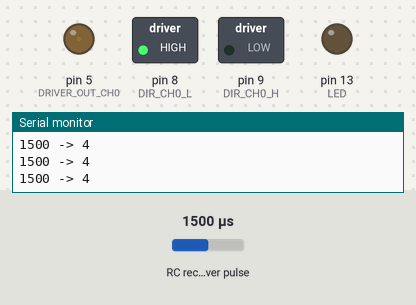
Bench run of a sketch on a simulated Arduino Uno, built with avr-gcc and run on an emulated ATmega328P. Parts: switched loads named in the sketch (green lamp = pin HIGH), output pins drawn as LEDs (lit = HIGH), the last lines printed to the serial monitor. Wiring (inferred from the names in the program): RC receiver channel: data pin 2. The test bench sets the inputs (shaded band); at power-on: RC receiver pulse 1500 µs.

Above: at 1.2 s.
1.3 s: RC receiver pulse (sensor on pin 2) set to 1020 µs
At 1.7 s:
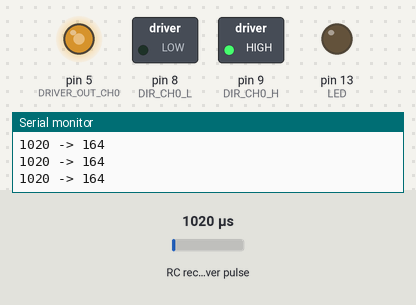
2.9 s: RC receiver pulse (sensor on pin 2) set to 1250 µs
At 4.1 s:
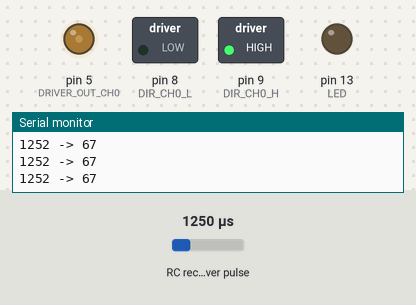
4.5 s: RC receiver pulse (sensor on pin 2) set to 1750 µs
At 5.2 s:
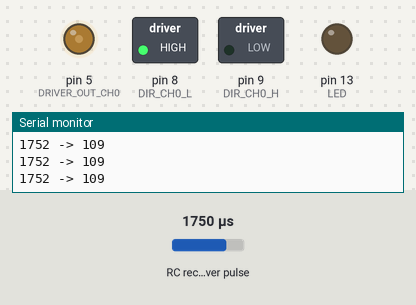
6.0 s: RC receiver pulse (sensor on pin 2) set to 1980 µs
At 6.9 s:
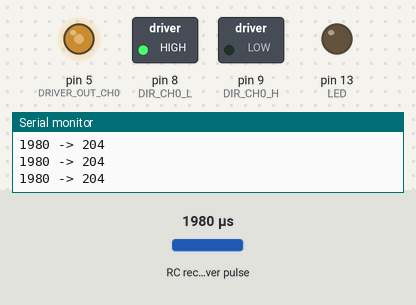
Timing chart, 0 to 8.6 s (numbered marks = the images above; inputs shaded):
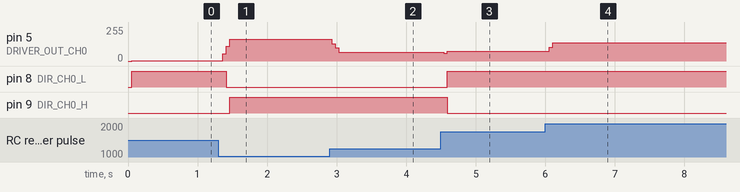

Measured:
- after the input at 1.3 s, pin 5 (DRIVER_OUT_CH0): 2/255 → 164/255 after 0.06 s; pin 8 (DIR_CH0_L): HIGH → LOW after 0.11 s; pin 9 (DIR_CH0_H): LOW → HIGH after 0.16 s
- after the input at 2.9 s, pin 5 (DRIVER_OUT_CH0): 164/255 → 67/255 at once
- after the input at 4.5 s, pin 5 (DRIVER_OUT_CH0): 67/255 → 72/255 at once; pin 8 (DIR_CH0_L): LOW → HIGH after 0.09 s; pin 9 (DIR_CH0_H): HIGH → LOW after 0.09 s
- after the input at 6.0 s, pin 5 (DRIVER_OUT_CH0): 72/255 → 136/255 after 0.06 s

The sketch:

ReceiverReader_SingleMotor_withFilter.ino
```cpp
//======== Includes ========


//======== Configs ========
#define CH0_THRESHOLD 40
#define CH0_In_Duty_MAX 2100
#define CH0_In_Duty_MIN 800


//======== CONSTs ========
#define LED 13
#define RECEIVER_IN_CH0 2
#define DRIVER_OUT_CH0 5
#define DIR_CH0_L 8
#define DIR_CH0_H 9
#define CH0_In_Duty_MID (CH0_In_Duty_MAX + CH0_In_Duty_MIN) / 2
#define CW 1
#define STOP 0
#define CCW -1

void GPIO_Init()
{
  pinMode(RECEIVER_IN_CH0, INPUT);
  pinMode(DRIVER_OUT_CH0, OUTPUT);
  pinMode(DIR_CH0_L, OUTPUT);
  pinMode(DIR_CH0_H, OUTPUT);
  pinMode(LED, OUTPUT);
  digitalWrite(LED, LOW);
}

volatile unsigned long CurrentMicros[1] = {
  0
};
volatile unsigned int In_Duty[1] = {
  0
};
unsigned char Out_Duty[1] = {
  0
};


unsigned int duty_vote[3] = {0,0,0};
char direction_vote[5] = {STOP,STOP,STOP,STOP,STOP};

unsigned int Lowpass(int DataIn)
{
	static char i = 0;
	char count;
	int sum = 0;
	duty_vote[i++] = DataIn;
	if(i>=3)
		i=0;
	for(count =0;count < 3;count++)
		sum+=duty_vote[count];
	return (int)(sum/3);
}


void SetDirection(char channel, char pre_mode)
{
	static char i = 0;
	char result;
	direction_vote[i++]=pre_mode;
	if(i == 5)
		i = 0;

	for(int j = 0;j<=4;j++)
		result+=direction_vote[j];

	if (result>0)
    {
      digitalWrite(DIR_CH0_L, HIGH);
      digitalWrite(DIR_CH0_H, LOW);
    }
    else if (result==0)
    {
      digitalWrite(DIR_CH0_L, LOW);
      digitalWrite(DIR_CH0_H, LOW);
    }
    else if (result<0)
    {
     digitalWrite(DIR_CH0_L, LOW);
     digitalWrite(DIR_CH0_H, HIGH);
    }
}

void SetDriverPWM(char channel, unsigned char duty)
{
  switch (channel)
  {
    case 0:
      {
        analogWrite(DRIVER_OUT_CH0, duty);
        break;
      }
  }
}

void MotorOutput()
{
  if (In_Duty[0] > CH0_In_Duty_MAX || In_Duty[0] < CH0_In_Duty_MIN)
	 return;

  if (In_Duty[0] >= CH0_In_Duty_MID - CH0_THRESHOLD && In_Duty <= CH0_In_Duty_MID + CH0_THRESHOLD)
  {
    Out_Duty[0] = 0;
    SetDirection(0, STOP);
    SetDriverPWM(0, Lowpass(Out_Duty[0]));
  }
  if (In_Duty[0] > CH0_In_Duty_MID + CH0_THRESHOLD)
  {
    Out_Duty[0] = map(In_Duty[0], CH0_In_Duty_MID + CH0_THRESHOLD, CH0_In_Duty_MAX, 0, 255);
    SetDirection(0, CW);
    SetDriverPWM(0, Lowpass(Out_Duty[0]));
  }
  if (In_Duty[0] < CH0_In_Duty_MID - CH0_THRESHOLD)
  {
    Out_Duty[0] = 255 - map(In_Duty[0], CH0_In_Duty_MIN, CH0_In_Duty_MID - CH0_THRESHOLD, 0, 255);
    SetDirection(0, CCW);
    SetDriverPWM(0, Lowpass(Out_Duty[0]));
  }
}

void setup()
{
  GPIO_Init();
  Serial.begin(9600);
  attachInterrupt(0, GetDutyOnCh0, CHANGE);
}

void loop()
{
  MotorOutput();

    Serial.print(In_Duty[0]);
    Serial.print(" -> ");
    Serial.print(Out_Duty[0]);
    Serial.println();

  delay(50);
}

void GetDutyOnCh0()
{
  if (digitalRead(RECEIVER_IN_CH0))
    CurrentMicros[0] = micros();
  else
    In_Duty[0] = micros() - CurrentMicros[0];
}
```
